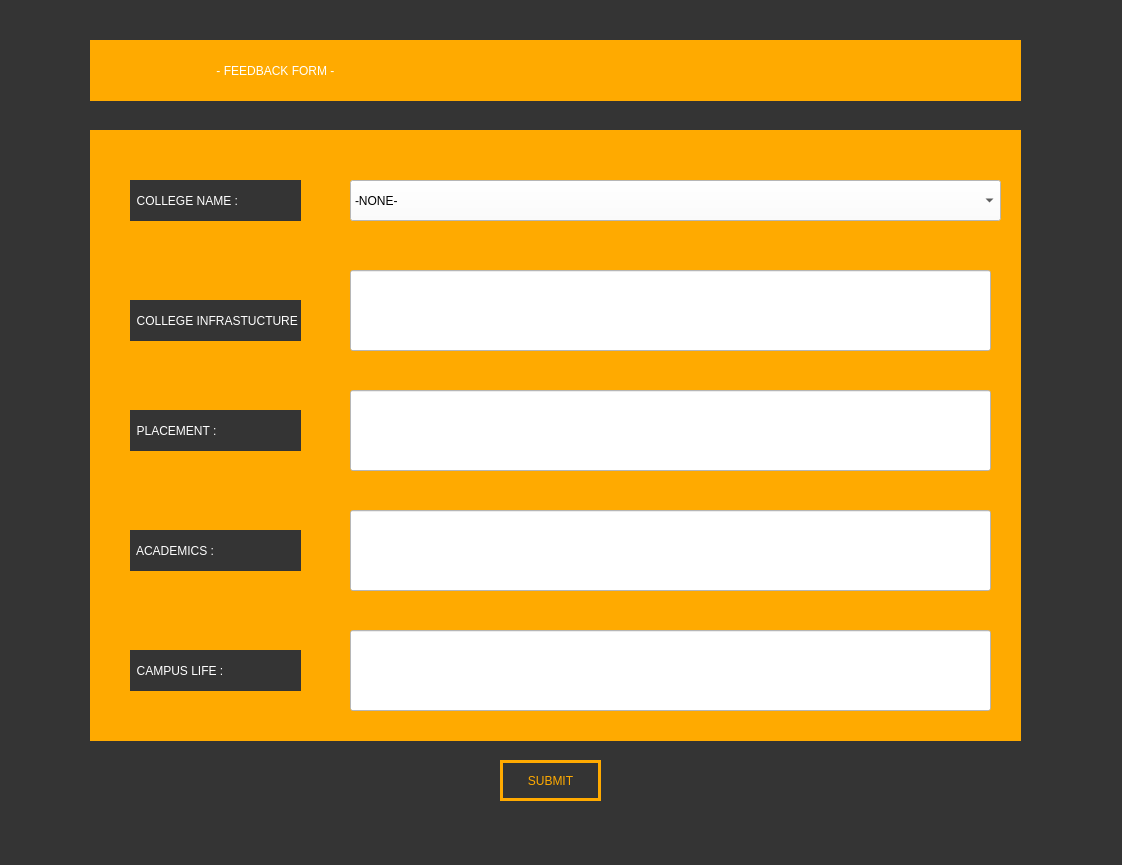
<?xml version="1.0" encoding="UTF-8"?>
<ui version="4.0">
 <class>MainWindow</class>
 <widget class="QMainWindow" name="MainWindow">
  <property name="geometry">
   <rect>
    <x>0</x>
    <y>0</y>
    <width>1122</width>
    <height>865</height>
   </rect>
  </property>
  <property name="windowTitle">
   <string>MainWindow</string>
  </property>
  <property name="styleSheet">
   <string notr="true">background-color: rgb(52, 52, 52);</string>
  </property>
  <widget class="QWidget" name="centralwidget">
   <widget class="QLabel" name="label">
    <property name="geometry">
     <rect>
      <x>90</x>
      <y>40</y>
      <width>931</width>
      <height>61</height>
     </rect>
    </property>
    <property name="styleSheet">
     <string notr="true">background-color: rgb(255, 170, 0);
color: rgb(255, 255, 255);
font: 75 18pt &quot;MS Shell Dlg 2&quot;;</string>
    </property>
    <property name="text">
     <string>                                      - FEEDBACK FORM -</string>
    </property>
   </widget>
   <widget class="QLabel" name="label_2">
    <property name="geometry">
     <rect>
      <x>90</x>
      <y>130</y>
      <width>931</width>
      <height>611</height>
     </rect>
    </property>
    <property name="styleSheet">
     <string notr="true">background-color: rgb(255, 170, 0);</string>
    </property>
    <property name="text">
     <string/>
    </property>
   </widget>
   <widget class="QPushButton" name="Done_Button">
    <property name="geometry">
     <rect>
      <x>500</x>
      <y>760</y>
      <width>101</width>
      <height>41</height>
     </rect>
    </property>
    <property name="styleSheet">
     <string notr="true">color: rgb(255, 170, 0);
border:3px solid;
border-top-color: rgb(255, 170, 0);
border-right-color: rgb(255, 170, 0);
border-bottom-color: rgb(255, 170, 0);
border-left-color: rgb(255, 170, 0);
</string>
    </property>
    <property name="text">
     <string>SUBMIT</string>
    </property>
   </widget>
   <widget class="QLabel" name="label_5">
    <property name="geometry">
     <rect>
      <x>130</x>
      <y>300</y>
      <width>171</width>
      <height>41</height>
     </rect>
    </property>
    <property name="styleSheet">
     <string notr="true">background-color: rgb(52, 52, 52);
color: rgb(255, 255, 255);</string>
    </property>
    <property name="text">
     <string>  COLLEGE INFRASTUCTURE :</string>
    </property>
   </widget>
   <widget class="QLabel" name="label_6">
    <property name="geometry">
     <rect>
      <x>130</x>
      <y>410</y>
      <width>171</width>
      <height>41</height>
     </rect>
    </property>
    <property name="styleSheet">
     <string notr="true">background-color: rgb(52, 52, 52);
color: rgb(255, 255, 255);</string>
    </property>
    <property name="text">
     <string>  PLACEMENT :</string>
    </property>
   </widget>
   <widget class="QLabel" name="label_3">
    <property name="geometry">
     <rect>
      <x>130</x>
      <y>530</y>
      <width>171</width>
      <height>41</height>
     </rect>
    </property>
    <property name="styleSheet">
     <string notr="true">background-color: rgb(52, 52, 52);

color: rgb(255, 255, 255);</string>
    </property>
    <property name="text">
     <string>  ACADEMICS :</string>
    </property>
   </widget>
   <widget class="QLabel" name="label_12">
    <property name="geometry">
     <rect>
      <x>130</x>
      <y>650</y>
      <width>171</width>
      <height>41</height>
     </rect>
    </property>
    <property name="styleSheet">
     <string notr="true">background-color: rgb(52, 52, 52);
color: rgb(255, 255, 255);</string>
    </property>
    <property name="text">
     <string>  CAMPUS LIFE :</string>
    </property>
   </widget>
   <widget class="QLabel" name="label_13">
    <property name="geometry">
     <rect>
      <x>130</x>
      <y>180</y>
      <width>171</width>
      <height>41</height>
     </rect>
    </property>
    <property name="styleSheet">
     <string notr="true">
background-color: rgb(52, 52, 52);
color: rgb(255, 255, 255);</string>
    </property>
    <property name="text">
     <string>  COLLEGE NAME :                </string>
    </property>
   </widget>
   <widget class="QComboBox" name="College_Field">
    <property name="geometry">
     <rect>
      <x>350</x>
      <y>180</y>
      <width>651</width>
      <height>41</height>
     </rect>
    </property>
    <property name="styleSheet">
     <string notr="true">background-color: rgb(255, 255, 255);</string>
    </property>
    <item>
     <property name="text">
      <string>-NONE-</string>
     </property>
    </item>
    <item>
     <property name="text">
      <string>AP Shah Institute of Technology, Thane
</string>
     </property>
    </item>
    <item>
     <property name="text">
      <string>Atharva College of Engineering, Malad
</string>
     </property>
    </item>
    <item>
     <property name="text">
      <string>Bharati Vidyapeeth College of Engineering, Navi Mumbai
</string>
     </property>
    </item>
    <item>
     <property name="text">
      <string>Datta Meghe College of Engineering, Navi Mumbai 
</string>
     </property>
    </item>
    <item>
     <property name="text">
      <string>Don Bosco Institute of Technology, Mumbai
</string>
     </property>
    </item>
    <item>
     <property name="text">
      <string>Dwarkadas J Sanghvi College of Engineering, Mumbai 
</string>
     </property>
    </item>
    <item>
     <property name="text">
      <string>Institute of Chemical Technology, Mumbai
</string>
     </property>
    </item>
    <item>
     <property name="text">
      <string>Fr C Rodrigues Institute of Technology, Navi Mumbai 
</string>
     </property>
    </item>
    <item>
     <property name="text">
      <string>KJ Somaiya Institute of Engineering and Information Technology, Mumbai
</string>
     </property>
    </item>
    <item>
     <property name="text">
      <string>KJ Somaiya College of Engineering, Mumbai 
</string>
     </property>
    </item>
    <item>
     <property name="text">
      <string>Lokmanya Tilak College of Engineering, Navi Mumbai
</string>
     </property>
    </item>
    <item>
     <property name="text">
      <string>MCTs Rajiv Gandhi Institute of Technology, Mumbai
</string>
     </property>
    </item>
    <item>
     <property name="text">
      <string>MH Saboo Siddik College of Engineering, Mumbai
</string>
     </property>
    </item>
    <item>
     <property name="text">
      <string>Padmabhushan Vasantdada Patil Pratishthan's College of Engineering, Mumbai
</string>
     </property>
    </item>
    <item>
     <property name="text">
      <string>Pillai College of Engineering, New Panvel 
</string>
     </property>
    </item>
    <item>
     <property name="text">
      <string>Ramrao Adik Institute of Technology, Navi Mumbai 
</string>
     </property>
    </item>
    <item>
     <property name="text">
      <string>Rizvi College of Engineering, Bandra
</string>
     </property>
    </item>
    <item>
     <property name="text">
      <string>Saraswati College of Engineering, Navi Mumbai
</string>
     </property>
    </item>
    <item>
     <property name="text">
      <string>Sardar Patel Institute of Technology, Mumbai
</string>
     </property>
    </item>
    <item>
     <property name="text">
      <string>Shivajirao S Jondhale College of Engineering, Thane
</string>
     </property>
    </item>
    <item>
     <property name="text">
      <string>SIES Graduate School of Technology, Navi Mumbai
</string>
     </property>
    </item>
    <item>
     <property name="text">
      <string>Smt Indira Gandhi College of Engineering, Navi Mumbai
</string>
     </property>
    </item>
    <item>
     <property name="text">
      <string>St Francis Institute of Technology, Mumbai
</string>
     </property>
    </item>
    <item>
     <property name="text">
      <string>Thadomal Shahani Engineering College, Mumbai
</string>
     </property>
    </item>
    <item>
     <property name="text">
      <string>Thakur College of Engineering and Technology, Mumbai 
</string>
     </property>
    </item>
    <item>
     <property name="text">
      <string>Terna Public Charitable Trust's Terna Engineering College, Navi Mumbai 
</string>
     </property>
    </item>
    <item>
     <property name="text">
      <string>Veermata Jijabai Technological Institute, Mumbai 
</string>
     </property>
    </item>
    <item>
     <property name="text">
      <string>Vidyalankar Institute of Technology, Mumbai 
</string>
     </property>
    </item>
    <item>
     <property name="text">
      <string>Vivekanand Education Society's Institute of Technology, Chembur 
</string>
     </property>
    </item>
    <item>
     <property name="text">
      <string>Xavier Institute of Engineering, Mumbai
</string>
     </property>
    </item>
    <item>
     <property name="text">
      <string/>
     </property>
    </item>
   </widget>
   <widget class="QLineEdit" name="Infrastucture_Field">
    <property name="geometry">
     <rect>
      <x>350</x>
      <y>270</y>
      <width>641</width>
      <height>81</height>
     </rect>
    </property>
    <property name="styleSheet">
     <string notr="true">background-color: rgb(255, 255, 255);</string>
    </property>
   </widget>
   <widget class="QLineEdit" name="Placement_Field">
    <property name="geometry">
     <rect>
      <x>350</x>
      <y>390</y>
      <width>641</width>
      <height>81</height>
     </rect>
    </property>
    <property name="styleSheet">
     <string notr="true">background-color: rgb(255, 255, 255);</string>
    </property>
   </widget>
   <widget class="QLineEdit" name="Academics_Field">
    <property name="geometry">
     <rect>
      <x>350</x>
      <y>510</y>
      <width>641</width>
      <height>81</height>
     </rect>
    </property>
    <property name="styleSheet">
     <string notr="true">background-color: rgb(255, 255, 255);</string>
    </property>
   </widget>
   <widget class="QLineEdit" name="Campuslife_Field">
    <property name="geometry">
     <rect>
      <x>350</x>
      <y>630</y>
      <width>641</width>
      <height>81</height>
     </rect>
    </property>
    <property name="styleSheet">
     <string notr="true">background-color: rgb(255, 255, 255);</string>
    </property>
   </widget>
  </widget>
  <widget class="QStatusBar" name="statusbar"/>
 </widget>
 <resources/>
 <connections/>
</ui>
